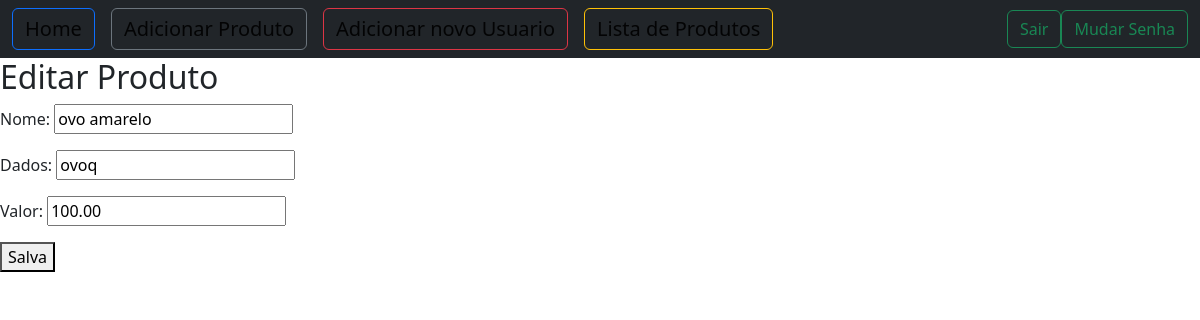
The app's page /update/5 (signed in) with its own data.
### core/models.py (models this page shows, shortened)
class Produto(models.Model):
    nome = models.CharField(max_length=120)
    dados = models.CharField(max_length=150)
    valor = models.DecimalField(decimal_places=2,max_digits=5)

### core/crud.py (the view)
# urls.py: path('update/<int:pk>',EditarProduto.as_view(),name='update'),
class EditarProduto(LoginRequiredMixin,UpdateView):
    template_name = 'crud/update.html'
    model = Produto
    fields = '__all__'
    success_url = reverse_lazy('list')

### templates/crud/update.html
{% extends 'base.html' %}
{%block content%}
    <h2>Editar Produto</h2>
    <form action="" method="post">{%csrf_token%}
        {{form.as_p}}
        <button type="submit">Salva</button>
    </form>
{%endblock%}

### records on screen
Produto: nome "ovo amarelo", dados "ovoq", valor "100.00"
